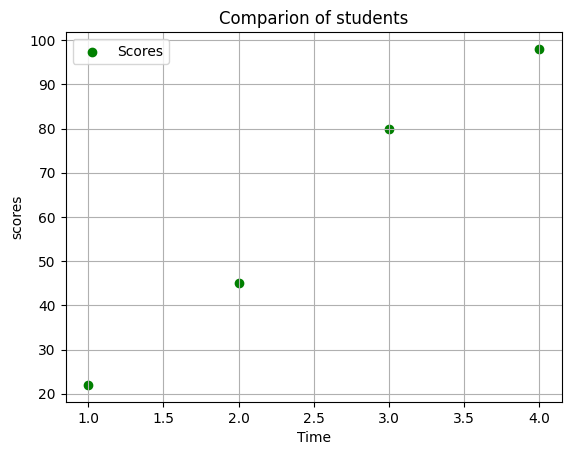

The Python source for this figure:
import matplotlib.pyplot as plt

time= [2,1,3,4,]
scores =[45,22,80,98]

plt.scatter(time,scores, color='green',marker='o', label='Scores')
plt.legend()
plt.xlabel('Time')
plt.ylabel('scores')
plt.title('Comparion of students')
plt.grid()
plt.show()
